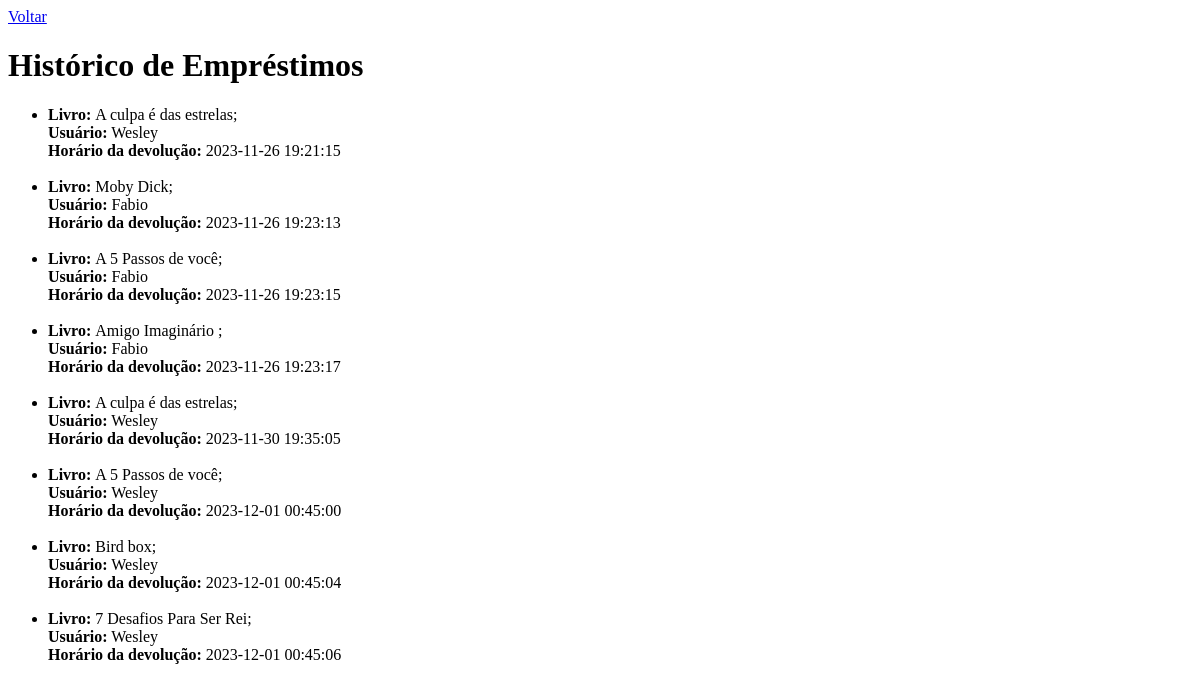
Page /LoginADM/historico.php on the earlier database version.
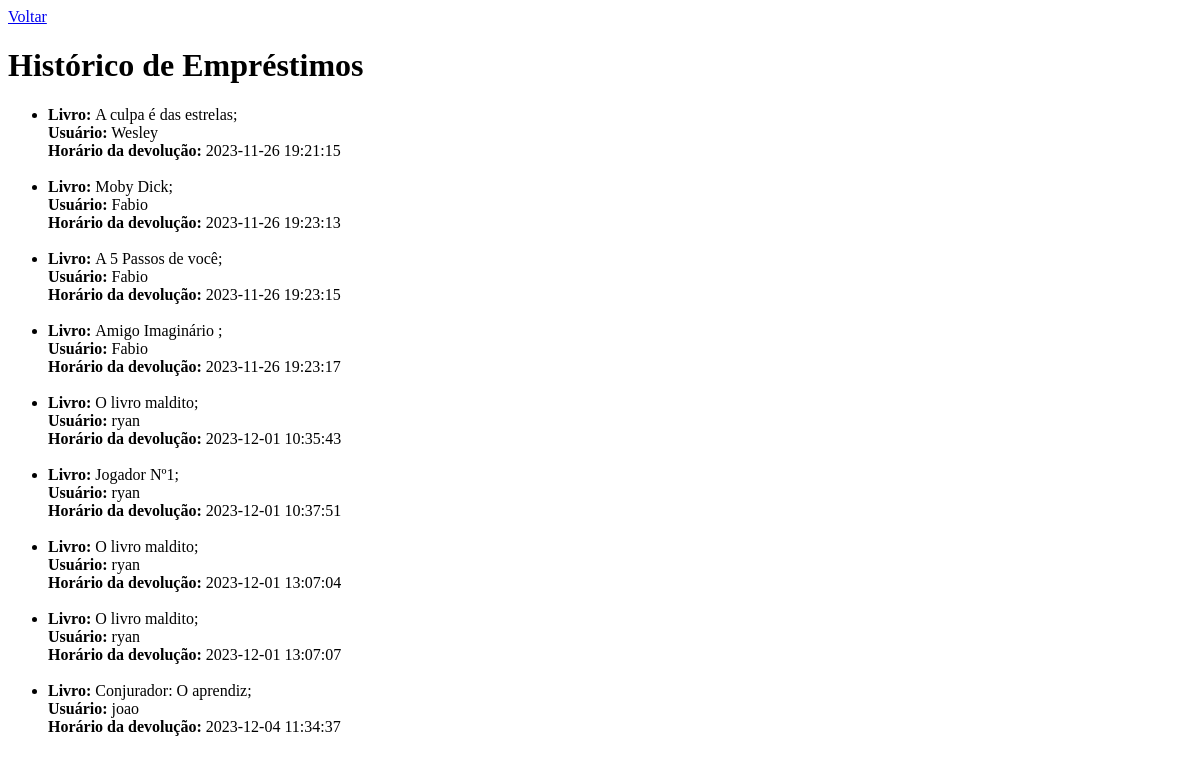
Same page on the later database version.
### tables this page shows
CREATE TABLE `historico` (
  `id_hstorico` int(11) NOT NULL,
  `emprestimo_id` int(11) NOT NULL,
  `livro_id` int(11) NOT NULL,
  `nome_livro` varchar(255) NOT NULL,
  `nome_aluno` varchar(255) NOT NULL,
  `hora` timestamp NOT NULL DEFAULT current_timestamp() ON UPDATE current_timestamp()
);

### LoginADM/App/Controller/EmprestimoController.php (called while the page is built, shortened)
<?php
require_once 'App\Model\EmprestimoModel.php';
class EmprestimoController {
    private $emprestimoModel;
    public function __construct($pdo) {
        $this->emprestimoModel = new EmprestimoModel($pdo);
    }
    public function listarHistorico() {
        return $this->emprestimoModel->listarHistorico();
    }
}
?>

### LoginADM/App/Model/EmprestimoModel.php (called while the page is built, shortened)
<?php
class EmprestimoModel {
    private $pdo;
    public function __construct($pdo) {
        $this->pdo = $pdo;
    }
    public function listarHistorico() {
        $sql = "SELECT * FROM historico";
        $stmt = $this->pdo->query($sql);
        return $stmt->fetchAll(PDO::FETCH_ASSOC);
    }
}
?>

### LoginADM/historico.php (the view, shortened to what this page needs)
<?php
require_once '../Config/config.php';
require_once 'App/Controller/emprestimoController.php';
$emprestimoController = new emprestimoController($pdo);
$emprestimos = $emprestimoController->listarHistorico();
?>
<!DOCTYPE html>
<html>
<head>
</head>
<body>
    <a href="index.php">Voltar</a>
    <h1>Histórico de Empréstimos</h1>
    <ul>
        <?php foreach ($emprestimos as $emprestimo): ?>
            <li><strong>Livro: </strong><?php echo $emprestimo['nome_livro']; ?>;<br> <strong>Usuário:</strong> <?php echo $emprestimo['nome_aluno']; ?><br> <strong>Horário da devolução:</strong> <?php echo $emprestimo['hora']; ?><br><br></li>
        <?php endforeach; ?>
    </ul>
</body>
</html>

Differences in the rows shown:
removed historico: nome_livro "A culpa é das estrelas", nome_aluno "Wesley", hora "2023-11-30 19:35:05"
removed historico: nome_livro "A 5 Passos de você", nome_aluno "Wesley", hora "2023-12-01 00:45:00"
removed historico: nome_livro "Bird box", nome_aluno "Wesley", hora "2023-12-01 00:45:04"
removed historico: nome_livro "7 Desafios Para Ser Rei", nome_aluno "Wesley", hora "2023-12-01 00:45:06"
added historico: nome_livro "O livro maldito", nome_aluno "ryan", hora "2023-12-01 10:35:43"
added historico: nome_livro "Jogador Nº1", nome_aluno "ryan", hora "2023-12-01 10:37:51"
added historico: nome_livro "O livro maldito", nome_aluno "ryan", hora "2023-12-01 13:07:04"
added historico: nome_livro "O livro maldito", nome_aluno "ryan", hora "2023-12-01 13:07:07"
added historico: nome_livro "Conjurador: O aprendiz", nome_aluno "joao", hora "2023-12-04 11:34:37"
